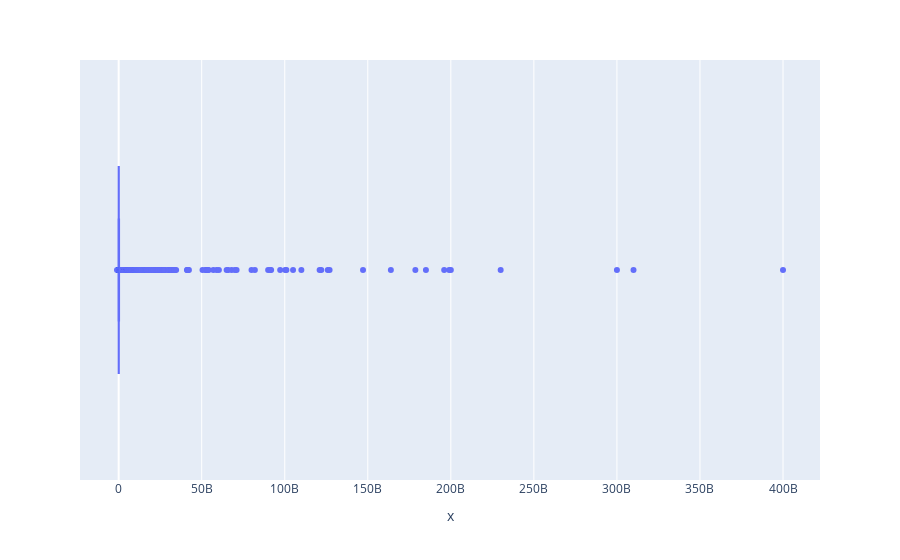

Notebook cell for this chart:
### Code cell
fig = px.box( x = df.networth)
fig.show()

### Figure 1 — Plotly figure (JSON) as saved in the notebook; plotly's stock layout.template omitted (floating-point values rounded to 4 significant figures; data arrays with more than 128 entries replaced by an {"elided": "..."} marker saying what was removed)
{"data": [{"alignmentgroup": "True", "hovertemplate": "x=%{x}<extra></extra>", "legendgroup": "", "marker": {"color": "#636efa"}, "name": "", "notched": false, "offsetgroup": "", "orientation": "h", "showlegend": false, "type": "box", "x": {"elided": "9920 float values"}, "x0": " ", "xaxis": "x", "y0": " ", "yaxis": "y"}], "layout": {"boxmode": "group", "legend": {"tracegroupgap": 0}, "margin": {"t": 60}, "xaxis": {"anchor": "y", "domain": [0, 1], "title": {"text": "x"}}, "yaxis": {"anchor": "x", "domain": [0, 1]}}}
